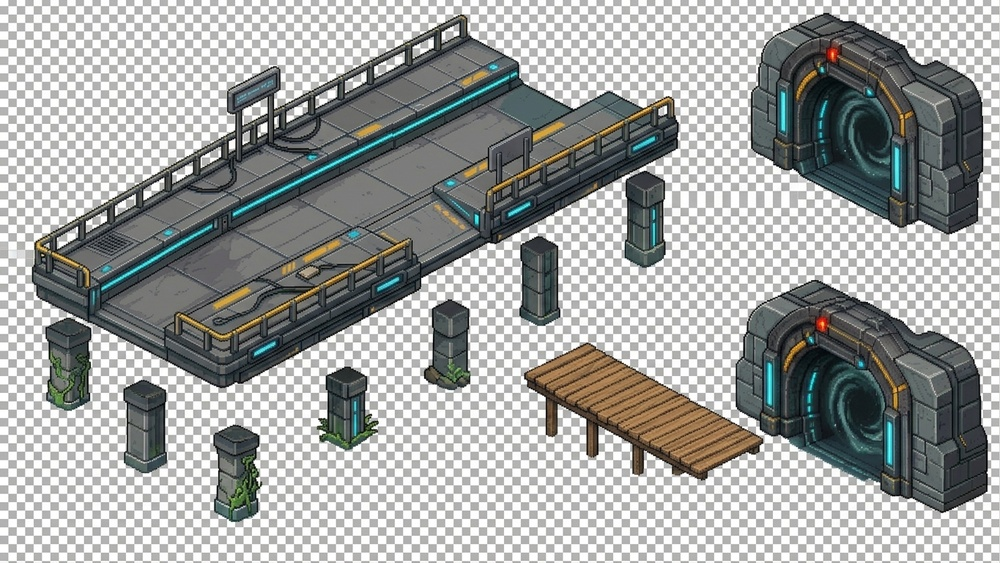
#> input picture assets/source-art/coastal/estacao-conceito.jpg, 1000 x 563 px, shrunk from 1365 x 768 before the run
$ python -i preparar-salas-aeroporto.py   (imports and definitions only)
#> lines starting #> are read from the running program, lines starting #| are printed output that depends on the picture; after the words box and inside, x2 and y2 are one past the last pixel; in counts of white or black regions, pixels touching at a corner belong together
#> in sprite, img is the input picture: PIL image 1000x563 RGB; mean R, G, B 159.3, 161.5, 159.8
# -*- coding: utf-8 -*-
"""Prepara as artes das Salas de Missão e do Aeroporto (IA -> jogo).

Entrada:  assets/source-art/salas/*.png, assets/source-art/aeroporto/*.png
Saída:    assets/sprites/salas/*.png,  assets/sprites/aeroporto/*.png
Uso:      python3 tools/preparar-salas-aeroporto.py

As artes foram geradas com moldura magenta #FF00FF no entorno e um "vazio"
preto ao redor do objeto. A remoção de fundo apaga componentes conectados
às bordas que sejam magenta OU escuros (o interior do objeto é preservado
por não estar conectado à borda). Faíscas/partículas isoladas fora do
objeto (componentes minúsculos de alpha) também são descartadas.
"""
import os
import sys

import numpy as np
from PIL import Image
from scipy.ndimage import label, gaussian_filter

BASE = os.path.join(os.path.dirname(__file__), '..', 'assets')


def borda_conexa(mask):
    labels, _ = label(mask)
    if labels.max() == 0:
        return np.zeros_like(mask, dtype=bool)
    borda = np.unique(np.concatenate([
        labels[0, :], labels[-1, :], labels[:, 0], labels[:, -1]
    ]))
    return np.isin(labels, borda[borda != 0])


def remover_fundo(img, feather=1.1, lum_max=34, despeckle=140):
#> called with feather = 1.1, lum_max = 34, despeckle = 140
    rgb = np.array(img.convert('RGB')).astype(np.float32)
    r, g, b = rgb[..., 0], rgb[..., 1], rgb[..., 2]
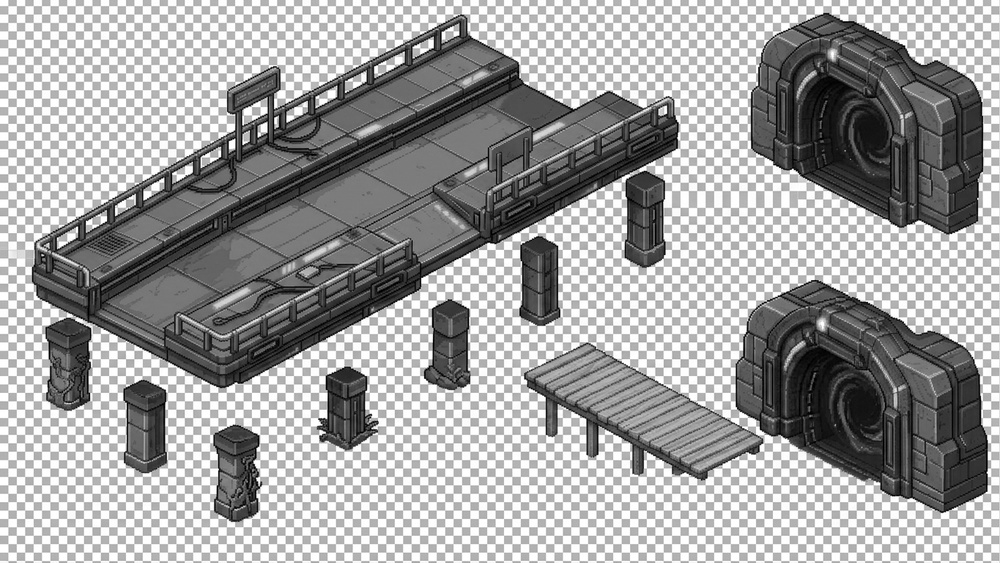
#> r: shape (563, 1000) float32; min 0, max 255, mean 159.3
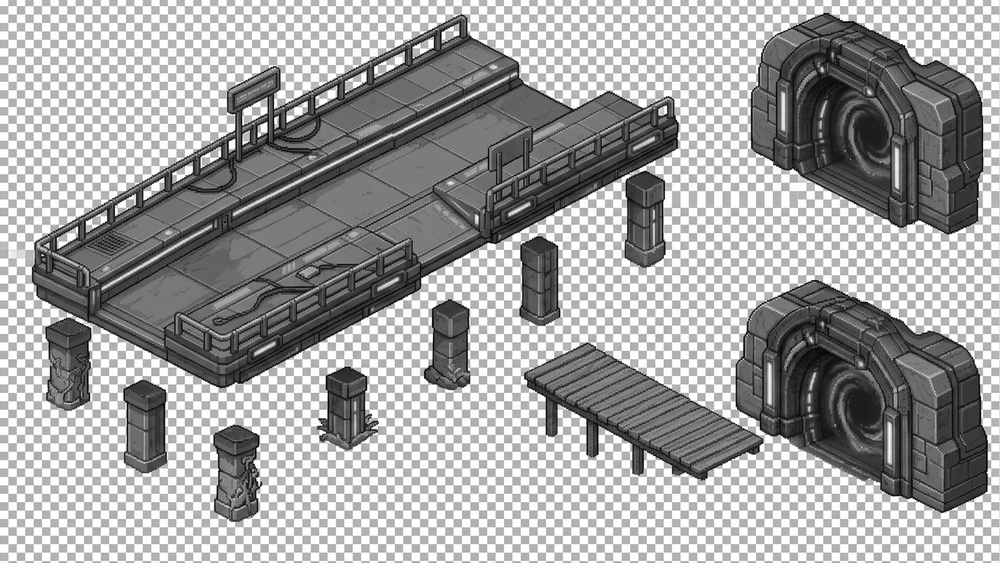
#> g: shape (563, 1000) float32; min 0, max 255, mean 161.5
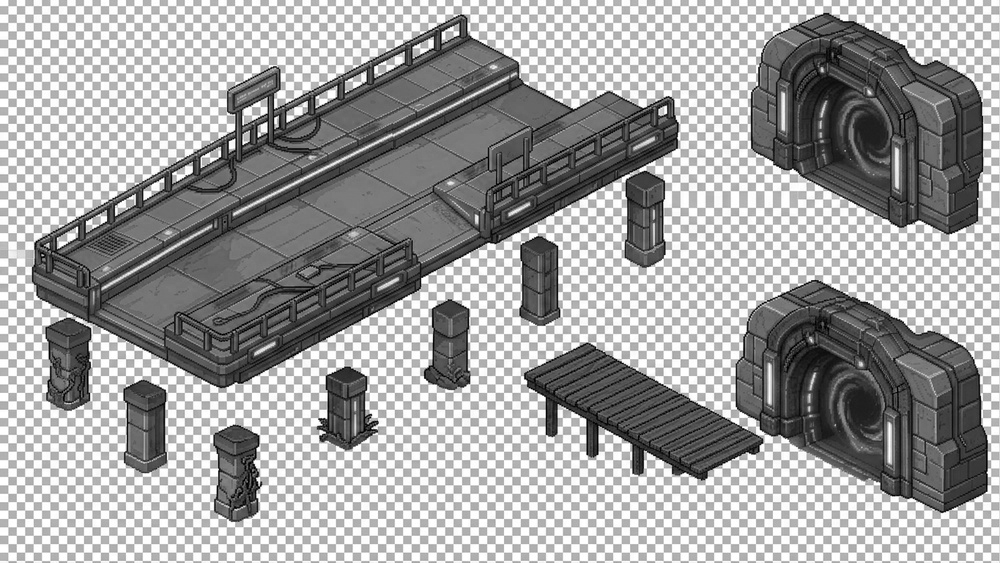
#> b: shape (563, 1000) float32; min 0, max 255, mean 159.8
    mn = rgb.min(axis=2)
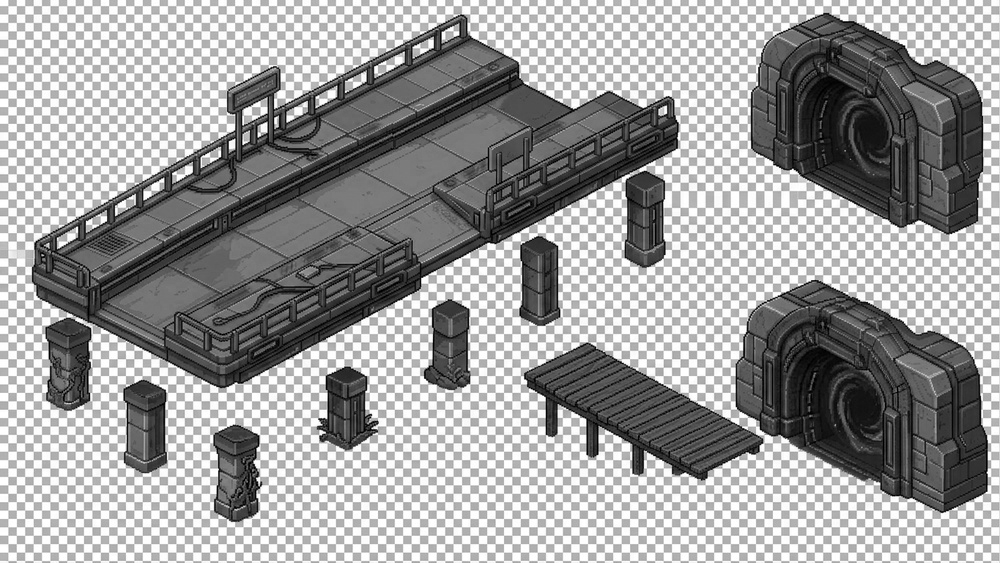
#> mn: shape (563, 1000) float32; min 0, max 255, mean 155.8
    lum = 0.2126 * r + 0.7152 * g + 0.0722 * b
    magenta = (r > g + 35) & (b > g + 15) & (r > 40) & (b > 25) & ((r - mn) > 25)
#> magenta: shape (563, 1000) bool; every value is 0
    escuro = lum < lum_max
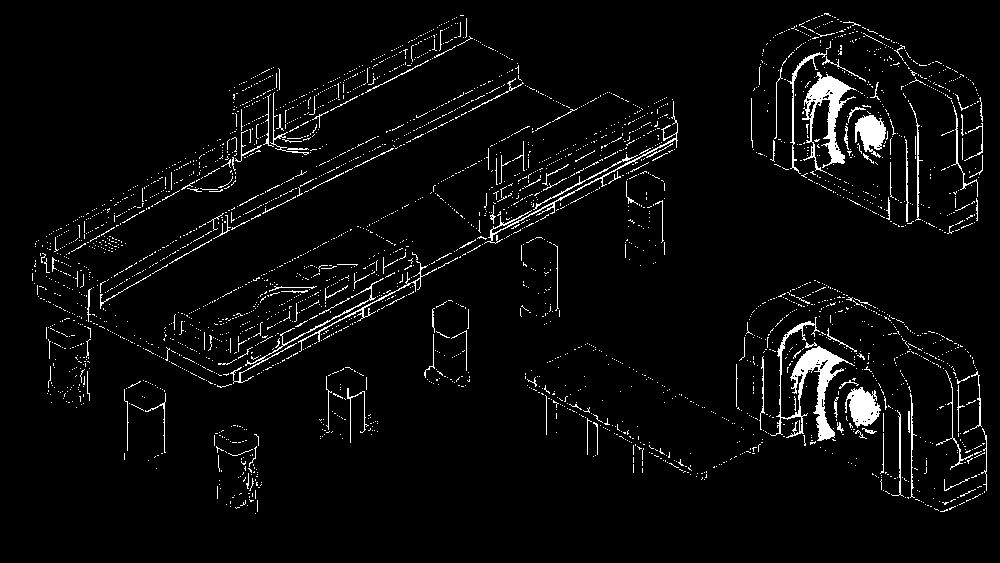
#> escuro: shape (563, 1000) bool; 4% white in thin lines or dots, all inside (x1, y1, x2, y2) = (32, 13, 987, 514)
    fundo = borda_conexa(magenta | escuro)
#> in borda_conexa, `labels, _ = label(mask)`:
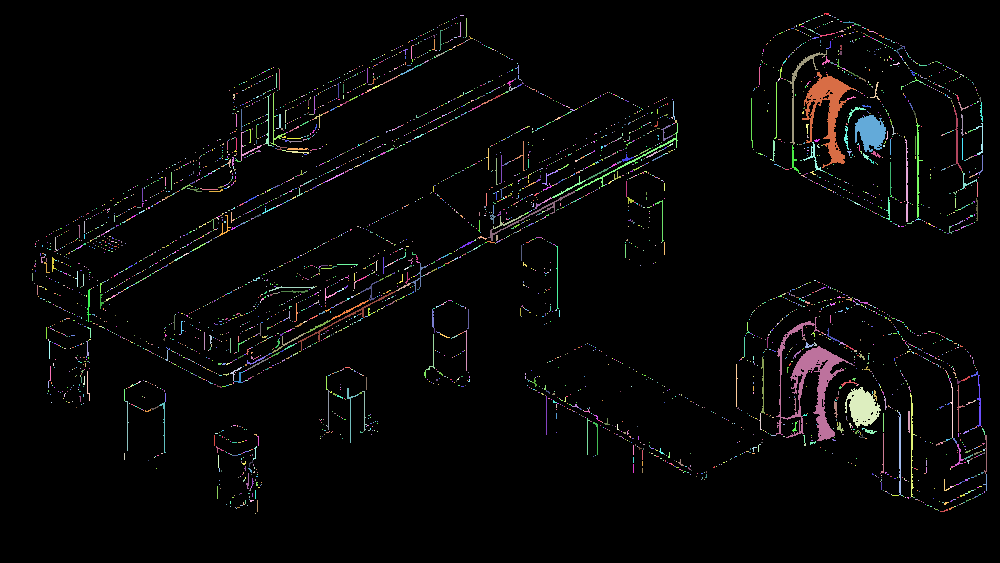
#> labels: shape (563, 1000) int32; 4674 distinct labels, from 0 to 4673; one colour per label, 0 black
#> in borda_conexa, `borda = np.unique(np.concatenate([ labels[0, :], labels[-1, :], labels..`: borda = [0]
    alpha = np.where(fundo, 0.0, 255.0).astype(np.float32)
#> alpha: shape (563, 1000) float32; every value is 255
    alpha = gaussian_filter(alpha, sigma=feather)
    # Despeckle: mantém só componentes de alpha grandes (o objeto).
    if despeckle:
        solidos, _ = label(alpha > 60)
#> solidos: shape (563, 1000) int32; every value is 1
        if solidos.max() > 0:
            tamanhos = np.bincount(solidos.ravel())
#> tamanhos = [0, 563000]
            tamanhos[0] = 0
            maior = tamanhos.max()
#> maior = 563000
            for comp in range(1, len(tamanhos)):
                if tamanhos[comp] < min(despeckle, maior * 0.002 + 60):
                    alpha[solidos == comp] = 0.0
#> this loop made 1 pass
    alpha = np.clip(alpha, 0, 255)
    return Image.fromarray(np.dstack([rgb, alpha]).astype(np.uint8), 'RGBA')


def recorte_alpha(img, margem=10):
#> called with margem = 12
    a = np.array(img)[..., 3]
#> a: shape (563, 1000); every value is 255
    ys, xs = np.where(a > 8)
    if len(xs) == 0:
        return img
    x0, x1 = xs.min(), xs.max()
#> x0 = 0; x1 = 999
    y0, y1 = ys.min(), ys.max()
#> y0 = 0; y1 = 562
    x0 = max(0, x0 - margem); y0 = max(0, y0 - margem)
    x1 = min(img.width - 1, x1 + margem); y1 = min(img.height - 1, y1 + margem)
    return img.crop((x0, y0, x1 + 1, y1 + 1))


def salvar(img, destino):
#> called with destino = 'out.png'
    os.makedirs(os.path.dirname(destino), exist_ok=True)
    img.save(destino)
    print(f'OK  {os.path.relpath(destino, os.path.join(BASE, "..")):44s} {img.width}x{img.height}')
#| OK  tools/out.png                                1000x563


def sprite(src, dst, margem=12):
    img = Image.open(src)
    salvar(recorte_alpha(remover_fundo(img), margem), dst)


def main():
    SRC_SALAS = os.path.join(BASE, 'source-art', 'salas')
    DST_SALAS = os.path.join(BASE, 'sprites', 'salas')
    SRC_AERO = os.path.join(BASE, 'source-art', 'aeroporto')
    DST_AERO = os.path.join(BASE, 'sprites', 'aeroporto')

    # Salas de missão: máquina da Bio-Forja + os três portões de barreira.
    for nome in ['maquina-bio', 'grade-bio', 'lacre-dominio', 'fluxo-mare', 'malha-nucleo']:
        sprite(os.path.join(SRC_SALAS, f'{nome}.png'),
               os.path.join(DST_SALAS, f'{nome}.png'), margem=12)

    # Aeroporto: cenografia nova.
    for nome in ['painel-partidas', 'carrinho-bagagem', 'totem-holo', 'planta-aliena']:
        sprite(os.path.join(SRC_AERO, f'{nome}.png'),
               os.path.join(DST_AERO, f'{nome}.png'), margem=12)


# [2 lines not run here, left out]

>>> result = sprite('../assets/source-art/coastal/estacao-conceito.jpg', 'out.png')

$ run again, on assets/source-art/coastal/praia.png
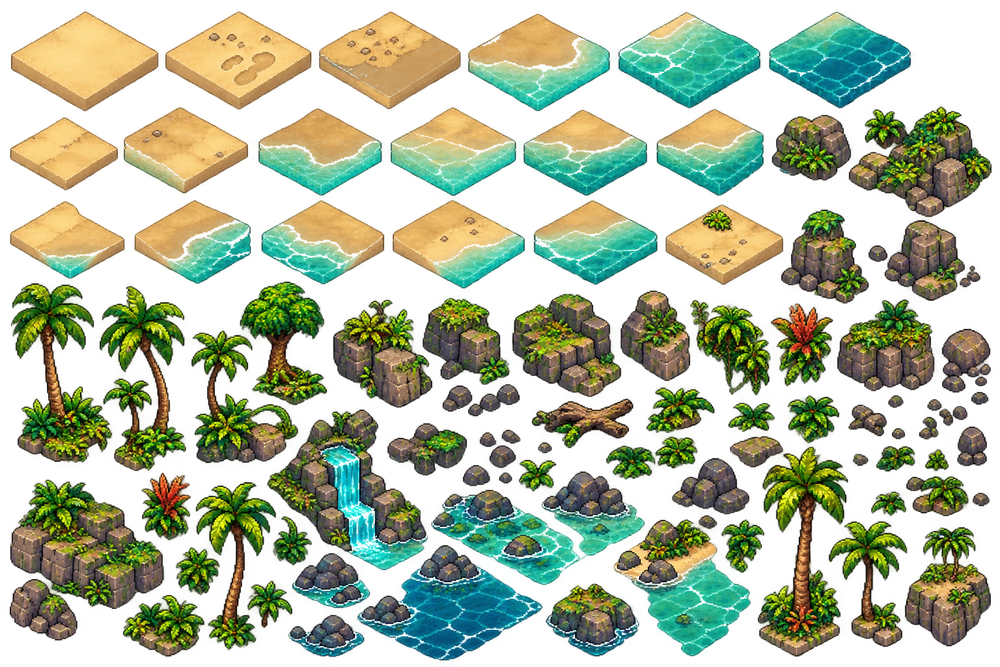
#> input picture assets/source-art/coastal/praia.png, 1000 x 667 px, shrunk from 1536 x 1024 before the run
#> in sprite, img is the input picture: PIL image 1000x667 RGBA; mean R, G, B, A 68.3, 81.9, 49.6, 129.6
#> magenta: shape (667, 1000) bool; 0.02% white in thin lines or dots
#> escuro: shape (667, 1000) bool; 40.6% white; 4792 white regions (4544 under 20 px), largest, box (x1, y1, x2, y2) and area: (0, 0, 1000, 667) 77420, (456, 173, 1000, 667) 45639, (161, 251, 625, 522) 27224
#> labels: shape (667, 1000) int32; 9834 distinct labels, from 0 to 9833
#> mask: shape (667, 1000) bool; 40.6% white; 4797 white regions (4549 under 20 px), largest, box (x1, y1, x2, y2) and area: (0, 0, 1000, 667) 77426, (456, 173, 1000, 667) 45643, (161, 251, 625, 522) 27231
#> borda = [0, 1, 1521, 2191]
#> in remover_fundo, `solidos, _ = label(alpha > 60)`:
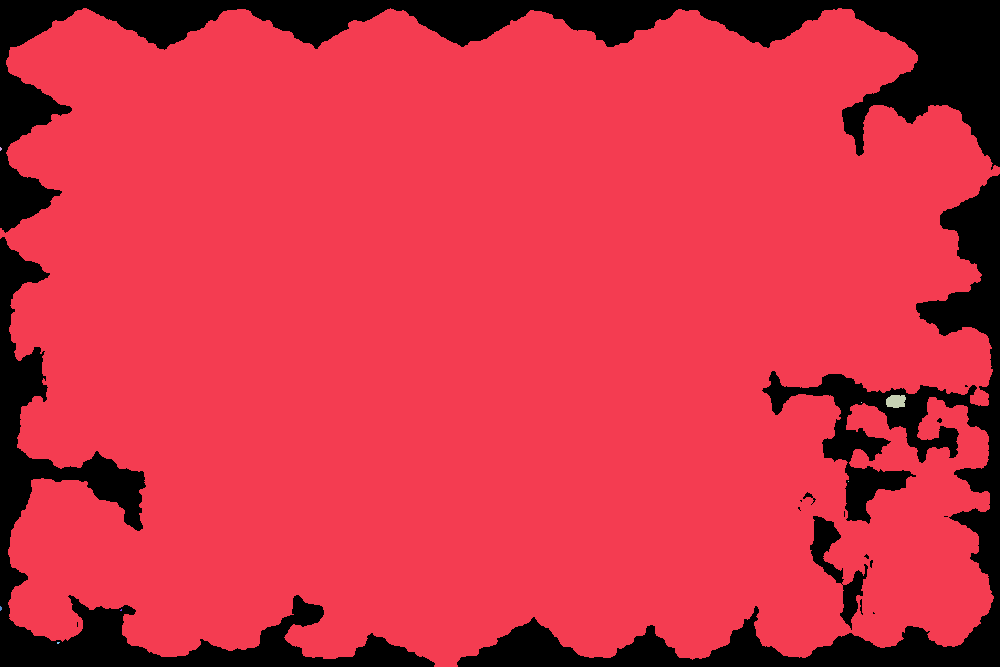
#> solidos: shape (667, 1000) int32; 9 distinct labels, from 0 to 8; one colour per label, 0 black
#> tamanhos = [104265, 562490, 6, 221, 1, 1, 8, 3, 5]
#> maior = 562490
#> the loop in remover_fundo, `for comp in range(1, len(tamanhos)):` made 8 passes
#> in remover_fundo, `return Image.fromarray(np.dstack([rgb, alpha]).astype(np.uint8), 'RGBA')`:
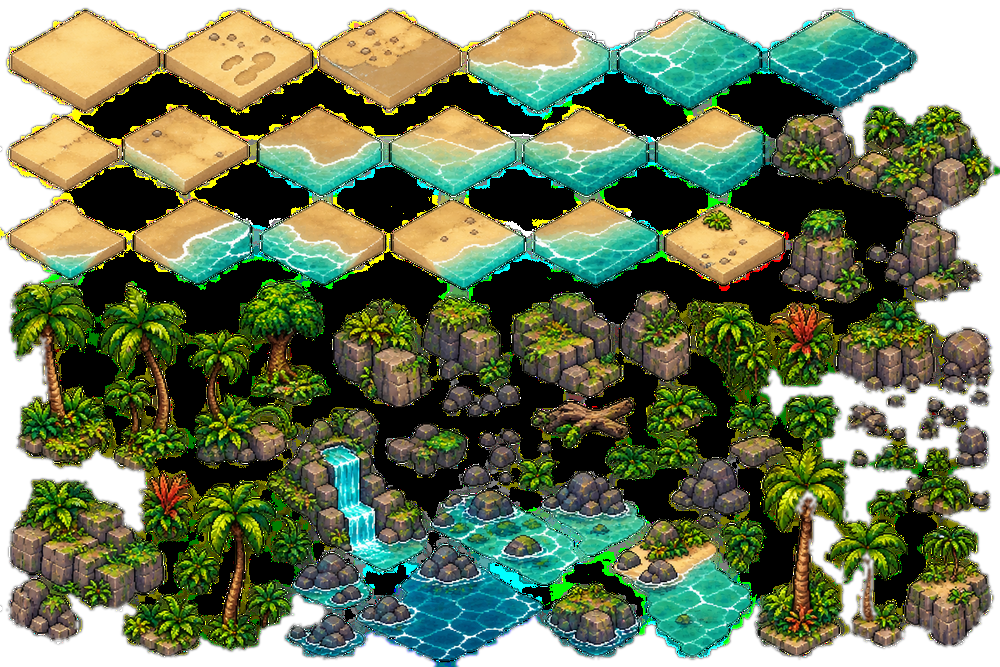
#> returned value: PIL image 1000x667 RGBA; mean R, G, B, A 68.3, 81.9, 49.6, 212.3; transparent parts drawn white
#> x0 = 0; x1 = 999
#> in recorte_alpha, `y0, y1 = ys.min(), ys.max()`: y0 = 7; y1 = 666
#> in recorte_alpha, `y0 = max(0, y0 - margem)`: y0 = 0
#| OK  tools/out.png                                1000x667
